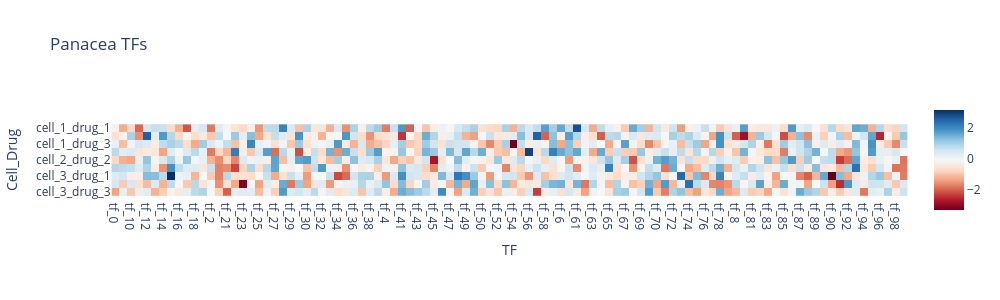

The code cell stored with this chart in its notebook:
### Code cell
# import plotly
import plotly.express as px

def plot_panacea():
    panacea_toplot = panacea_df.copy()
    panacea_toplot['cell_drug'] = panacea_toplot['cell'] + '_' + panacea_toplot['drug']
    panacea_toplot = panacea_toplot.pivot(index='tf', columns='cell_drug', values='score')
    fig = px.imshow(panacea_toplot.T, color_continuous_scale='RdBu', title='Panacea TFs', labels={'x': 'TF', 'y': 'Cell_Drug'})
    # Update layout settings
    fig.update_layout(
        autosize=True,
        width=1000,
        height=300
    )
    return fig

# this should be something like nc.omics.panacea.plot()
plot_panacea()

### Figure 1 — Plotly figure (JSON) as saved in the notebook; plotly's stock layout.template omitted (floating-point values rounded to 4 significant figures; data arrays with more than 128 entries replaced by an {"elided": "..."} marker saying what was removed)
{"data": [{"coloraxis": "coloraxis", "hovertemplate": "TF: %{x}<br>Cell_Drug: %{y}<br>color: %{z}<extra></extra>", "name": "0", "type": "heatmap", "x": ["tf_0", "tf_1", "tf_10", "tf_11", "tf_12", "tf_13", "tf_14", "tf_15", "tf_16", "tf_17", "tf_18", "tf_19", "tf_2", "tf_20", "tf_21", "tf_22", "tf_23", "tf_24", "tf_25", "tf_26", "tf_27", "tf_28", "tf_29", "tf_3", "tf_30", "tf_31", "tf_32", "tf_33", "tf_34", "tf_35", "tf_36", "tf_37", "tf_38", "tf_39", "tf_4", "tf_40", "tf_41", "tf_42", "tf_43", "tf_44", "tf_45", "tf_46", "tf_47", "tf_48", "tf_49", "tf_5", "tf_50", "tf_51", "tf_52", "tf_53", "tf_54", "tf_55", "tf_56", "tf_57", "tf_58", "tf_59", "tf_6", "tf_60", "tf_61", "tf_62", "tf_63", "tf_64", "tf_65", "tf_66", "tf_67", "tf_68", "tf_69", "tf_7", "tf_70", "tf_71", "tf_72", "tf_73", "tf_74", "tf_75", "tf_76", "tf_77", "tf_78", "tf_79", "tf_8", "tf_80", "tf_81", "tf_82", "tf_83", "tf_84", "tf_85", "tf_86", "tf_87", "tf_88", "tf_89", "tf_9", "tf_90", "tf_91", "tf_92", "tf_93", "tf_94", "tf_95", "tf_96", "tf_97", "tf_98", "tf_99"], "xaxis": "x", "y": ["cell_1_drug_1", "cell_1_drug_2", "cell_1_drug_3", "cell_2_drug_1", "cell_2_drug_2", "cell_2_drug_3", "cell_3_drug_1", "cell_3_drug_2", "cell_3_drug_3"], "yaxis": "y", "z": {"elided": "9x100 float values"}}], "layout": {"autosize": true, "coloraxis": {"colorscale": [[0, "rgb(103,0,31)"], [0.1, "rgb(178,24,43)"], [0.2, "rgb(214,96,77)"], [0.3, "rgb(244,165,130)"], [0.4, "rgb(253,219,199)"], [0.5, "rgb(247,247,247)"], [0.6, "rgb(209,229,240)"], [0.7, "rgb(146,197,222)"], [0.8, "rgb(67,147,195)"], [0.9, "rgb(33,102,172)"], [1, "rgb(5,48,97)"]]}, "height": 300, "title": {"text": "Panacea TFs"}, "width": 1000, "xaxis": {"anchor": "y", "constrain": "domain", "domain": [0, 1], "scaleanchor": "y", "title": {"text": "TF"}}, "yaxis": {"anchor": "x", "autorange": "reversed", "constrain": "domain", "domain": [0, 1], "title": {"text": "Cell_Drug"}}}}
